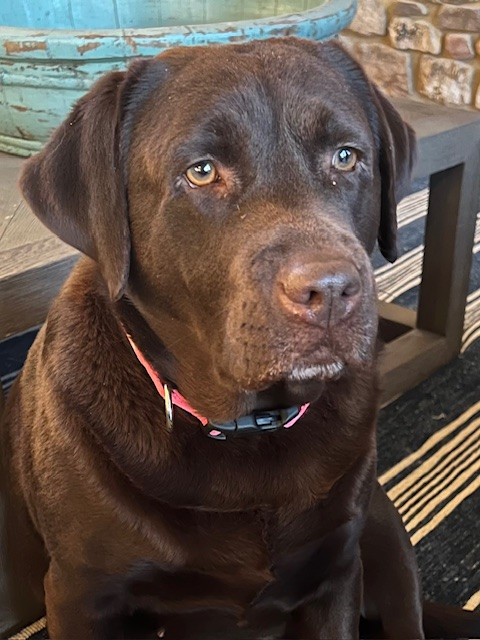
#> input picture backend/inspirenet-api/tests/Images/Rosie.jpg, 480 x 640 px
$ python blackwhite_trix.py ../../../inspirenet-api/tests/Images/Rosie.jpg out.png   (older library calls are emulated)
#> lines starting #> are read from the running program, lines starting #| are printed output that depends on the picture
"""
Enhanced Black & White Effect (Tri-X Film Simulation)

Perkie Prints Optimized Image Pipeline (Phase 1 Basic)
------------------------------------------------------
Optimizations included:
1. Pre-Denoise (defensive processing for mobile uploads)
2. Linear Grayscale Conversion (prevents muddy darks in saturated colors)
3. Adaptive Unsharp Masking (fur texture sharpening without edge halos)
4. Screen-Blend Halation (glow effect that preserves white fur detail)

This module provides both OpenCV-based processing and PIL Image support
for seamless integration with the BiRefNet API.
"""

import cv2
import numpy as np
import logging
from typing import Optional, Tuple
from PIL import Image
from dataclasses import dataclass

logger = logging.getLogger(__name__)


@dataclass
class TriXParams:
    """Parameters for Tri-X film simulation"""
    gamma_correction: float = 1.02
    contrast_boost: float = 1.12
    edge_strength: float = 0.9      # Adjusted for adaptive masking
    halation_strength: float = 0.5  # Adjusted for Screen blend mode
    grain_strength: float = 0.08
    grain_size: float = 2.0
    denoise_strength: int = 3       # h parameter for denoising


class TriXPipeline:
    """
    Enhanced Black & White processing pipeline with Tri-X film simulation.

    Features:
    - Pre-denoising for mobile uploads
    - Linear colorspace conversion for accurate grayscale
    - Tri-X spectral weights (high green sensitivity)
    - Adaptive unsharp masking (fur texture without edge halos)
    - Screen-blend halation (preserves white fur detail)
    - Film grain simulation
    """

    def __init__(self, params: Optional[TriXParams] = None):
        """
        Initialize the Tri-X pipeline.

        Args:
            params: Optional custom parameters. Uses defaults if not provided.
        """
        self.params = params or TriXParams()
        logger.info(f"TriX Pipeline initialized with contrast={self.params.contrast_boost}, "
                   f"edge={self.params.edge_strength}, halation={self.params.halation_strength}")

    def linearize_srgb(self, image: np.ndarray) -> np.ndarray:
        """
        Convert sRGB to Linear RGB to handle colors correctly.
        Prevents 'muddy' darks when converting saturated colors (like red collars) to B&W.
        """
        image = image.astype(np.float32) / 255.0
        return np.where(image <= 0.04045, image / 12.92, ((image + 0.055) / 1.055) ** 2.4)

    def apply_gamma(self, image: np.ndarray) -> np.ndarray:
        """Re-apply gamma for display (standard sRGB gamma ~2.2)"""
        return np.where(image <= 0.0031308, 12.92 * image, 1.055 * (image ** (1 / 2.4)) - 0.055)

    def process_array(self, image: np.ndarray) -> np.ndarray:
        """
        Process a BGR or BGRA numpy array through the Tri-X pipeline.

        Args:
            image: Input image as numpy array (BGR or BGRA, uint8)

        Returns:
            Processed grayscale image as numpy array (uint8)
        """
        # Handle alpha channel if present
        has_alpha = image.shape[2] == 4 if len(image.shape) == 3 else False
        alpha_channel = None

        if has_alpha:
            alpha_channel = image[:, :, 3].copy()
            image = image[:, :, :3]  # Remove alpha for processing

        # ---------------------------------------------------------
        # STAGE 1: PRE-DENOISE (DISABLED - too slow on high-res images)
        # ---------------------------------------------------------
        # cv2.fastNlMeansDenoisingColored() is O(n²) and takes 30+ seconds
        # on 12MP images. Modern phone cameras don't need denoising.
        # Skipping this step reduces processing from ~37s to ~1s.

        # ---------------------------------------------------------
        # STAGE 2: PERCEPTUAL GRAYSCALE (Tri-X Spectral)
        # ---------------------------------------------------------
        # 1. Linearize color space
        linear_img = self.linearize_srgb(image)

        # 2. Apply Tri-X Spectral Weights (High Green bias)
        # Weights: [B, G, R] because OpenCV loads as BGR
        trix_weights = np.array([0.10, 0.72, 0.18])
        gray_linear = np.dot(linear_img, trix_weights)

        # 3. Re-apply Gamma to get back to visual grayscale
        gray = self.apply_gamma(gray_linear)

        # Clip to ensure valid range 0-1
        gray = np.clip(gray, 0, 1)

        # ---------------------------------------------------------
        # STAGE 3: FILM CHARACTERISTIC CURVE
        # ---------------------------------------------------------
        # Shadow Lift
        shadows = np.power(gray * 1.1, 1.25) * 0.92

        # Highlight Rolloff
        highlights = 1.0 - np.power((1.0 - gray) * 1.05, 0.75) * 0.95

        # S-Curve Blend at 40% gray
        mask = 1 / (1 + np.exp(-10 * (gray - 0.4)))
        gray = (shadows * (1 - mask)) + (highlights * mask)

        # Global Contrast Boost
        gray = (gray - 0.5) * self.params.contrast_boost + 0.5
        gray = np.clip(gray, 0, 1)

        # ---------------------------------------------------------
        # STAGE 4: ADAPTIVE UNSHARP MASKING
        # ---------------------------------------------------------
        # Create the Unsharp Mask (High Pass)
        gaussian = cv2.GaussianBlur(gray, (0, 0), sigmaX=2.0)
        unsharp_mask = gray - gaussian

        # Create "Edge Protection" Map (Sobel)
        # This finds strong edges (ears, silhouette) to AVOID sharpening them
        sobel_x = cv2.Sobel(gray, cv2.CV_64F, 1, 0, ksize=3)
        sobel_y = cv2.Sobel(gray, cv2.CV_64F, 0, 1, ksize=3)
        gradient_mag = np.sqrt(sobel_x**2 + sobel_y**2)

        # We invert the map: High gradient = Low sharpening strength
        # This targets TEXTURE (fur) while ignoring EDGES (halos)
        sharpness_map = 1.0 - np.clip(gradient_mag * 5.0, 0, 1)

        # Apply sharpening weighted by this map
        gray = gray + (unsharp_mask * self.params.edge_strength * sharpness_map)
        gray = np.clip(gray, 0, 1)

        # ---------------------------------------------------------
        # STAGE 5: SCREEN-BLEND HALATION
        # ---------------------------------------------------------
        # Create the "Glow"
        bloom = cv2.GaussianBlur(gray, (0, 0), sigmaX=15) * self.params.halation_strength

        # Apply Screen Blend Mode: 1 - (1-Base)*(1-Blend)
        # Keeps white fur white, but adds glow to midtones
        gray = 1.0 - (1.0 - gray) * (1.0 - bloom)

        # ---------------------------------------------------------
        # STAGE 6: FILM GRAIN
        # ---------------------------------------------------------
        height, width = gray.shape
        noise = np.random.normal(0, self.params.grain_strength, (height, width))

        # Grain Mask: Stronger in shadows, weaker in highlights
        grain_mask = 1.2 - gray
        grain_mask = np.clip(grain_mask, 0.3, 1.0)

        gray = gray + (noise * grain_mask)

        # ---------------------------------------------------------
        # STAGE 7: FINAL OUTPUT
        # ---------------------------------------------------------
        # Convert back to 8-bit integer
        final_gray = np.clip(gray * 255, 0, 255).astype(np.uint8)

        # If original had alpha, create grayscale with alpha
        if alpha_channel is not None:
            # Convert grayscale to BGRA (gray, gray, gray, alpha)
            result = np.zeros((height, width, 4), dtype=np.uint8)
            result[:, :, 0] = final_gray  # B
            result[:, :, 1] = final_gray  # G
            result[:, :, 2] = final_gray  # R
            result[:, :, 3] = alpha_channel  # A
            return result

        return final_gray

    def process_pil(self, image: Image.Image) -> Image.Image:
        """
        Process a PIL Image through the Tri-X pipeline.

        Args:
            image: Input PIL Image (RGB or RGBA)

        Returns:
            Processed PIL Image (L for grayscale, LA or RGBA with alpha)
        """
        # Store original mode for alpha handling
        original_mode = image.mode
        has_alpha = original_mode in ('RGBA', 'LA')

        # Convert to numpy array
        if original_mode == 'RGBA':
            # Convert RGBA to BGRA for OpenCV
            arr = np.array(image)
            arr = cv2.cvtColor(arr, cv2.COLOR_RGBA2BGRA)
        elif original_mode == 'RGB':
            arr = np.array(image)
            arr = cv2.cvtColor(arr, cv2.COLOR_RGB2BGR)
        elif original_mode == 'LA':
            # Grayscale with alpha - convert to BGRA first
            rgba = image.convert('RGBA')
            arr = np.array(rgba)
            arr = cv2.cvtColor(arr, cv2.COLOR_RGBA2BGRA)
        elif original_mode == 'L':
            # Pure grayscale - convert to BGR
            rgb = image.convert('RGB')
            arr = np.array(rgb)
            arr = cv2.cvtColor(arr, cv2.COLOR_RGB2BGR)
        else:
            # Other modes - convert to RGB first
            rgb = image.convert('RGB')
            arr = np.array(rgb)
            arr = cv2.cvtColor(arr, cv2.COLOR_RGB2BGR)

        # Process through pipeline
        processed = self.process_array(arr)

        # Convert back to PIL
        if len(processed.shape) == 3 and processed.shape[2] == 4:
            # BGRA result - convert to RGBA PIL
            processed_rgba = cv2.cvtColor(processed, cv2.COLOR_BGRA2RGBA)
            return Image.fromarray(processed_rgba, mode='RGBA')
        else:
            # Grayscale result
            return Image.fromarray(processed, mode='L')


# [31 lines left out: function apply_blackwhite_effect, not called in this run]


# CLI support for standalone testing
if __name__ == "__main__":
    import sys

    if len(sys.argv) < 3:
        print("Usage: python blackwhite_trix.py <input_image_path> <output_image_path>")
        print("\nOptional parameters:")
        print("  --contrast <float>  Contrast boost (default: 1.12)")
        print("  --edge <float>      Edge sharpening (default: 0.9)")
        print("  --halation <float>  Glow strength (default: 0.5)")
        print("  --grain <float>     Film grain (default: 0.08)")
        sys.exit(1)

    input_path = sys.argv[1]
    output_path = sys.argv[2]

    # Load image
    img = Image.open(input_path)
#> img is the input picture: PIL image 480x640 RGB; mean R, G, B 93, 78.9, 70.6
    print(f"Loaded: {input_path} ({img.size}, {img.mode})")
#| Loaded: ../../../inspirenet-api/tests/Images/Rosie.jpg ((480, 640), RGB)

    # Process
    processor = TriXPipeline()
    result = processor.process_pil(img)
#> in process_array, `gaussian = cv2.GaussianBlur(gray, (0, 0), sigmaX=2.0)`:
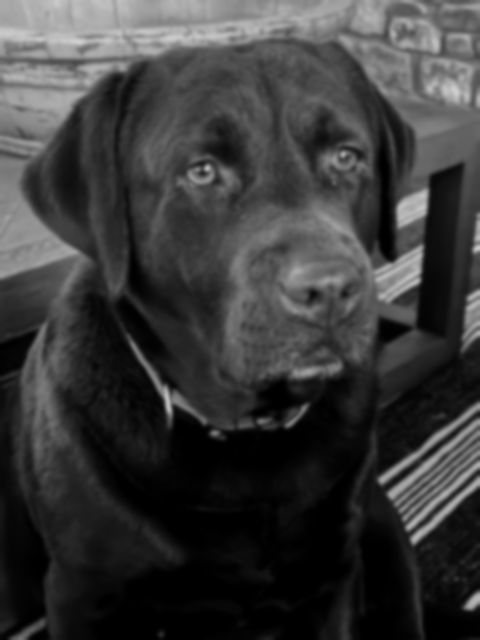
#> gaussian: shape (640, 480) float64; min 0, max 0.819, mean 0.228
#> in process_array, `unsharp_mask = gray - gaussian`:
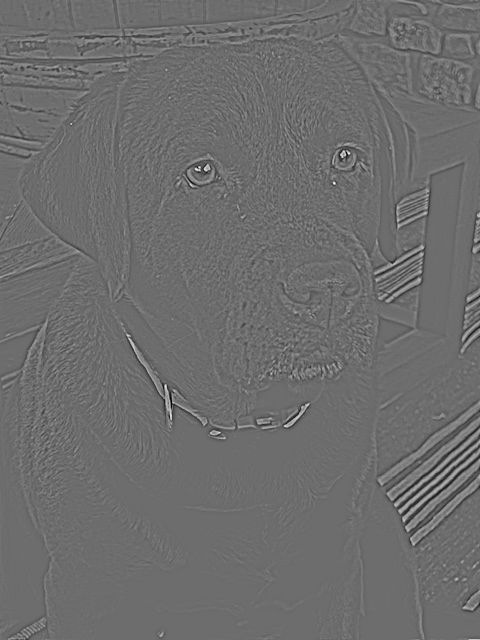
#> unsharp_mask: shape (640, 480) float64; min -0.488, max 0.649, mean 1.85e-05; drawn with min black and max white
#> in process_array, `sobel_y = cv2.Sobel(gray, cv2.CV_64F, 0, 1, ksize=3)`:
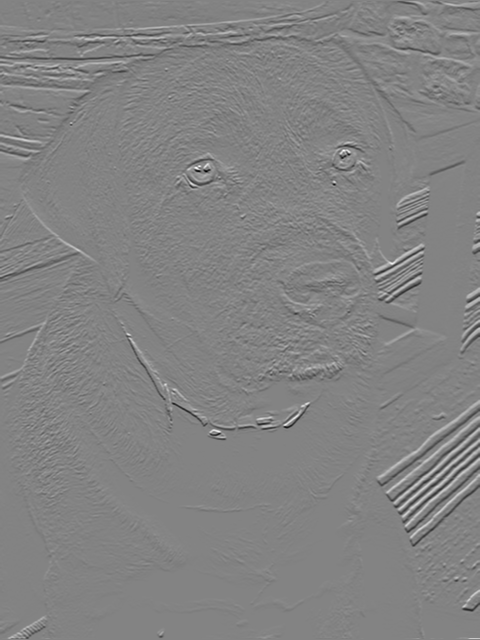
#> sobel_y: shape (640, 480) float64; min -3.58, max 3.38, mean -0.00694; drawn with min black and max white
#> in process_array, `sharpness_map = 1.0 - np.clip(gradient_mag * 5.0, 0, 1)`:
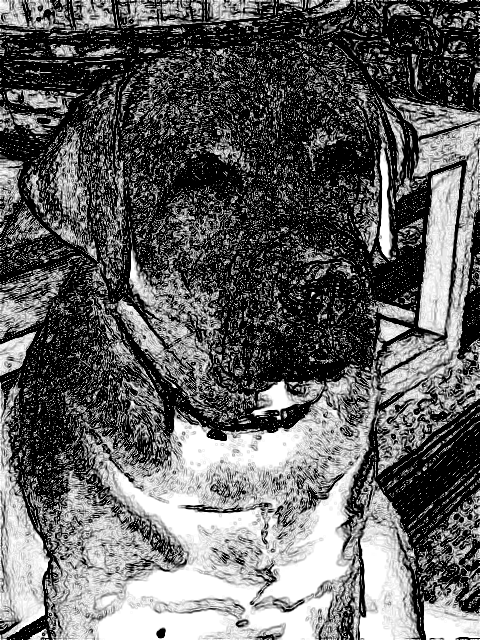
#> sharpness_map: shape (640, 480) float64; min 0, max 1, mean 0.389
#> in process_array, `bloom = cv2.GaussianBlur(gray, (0, 0), sigmaX=15) * self.params.halati..`:
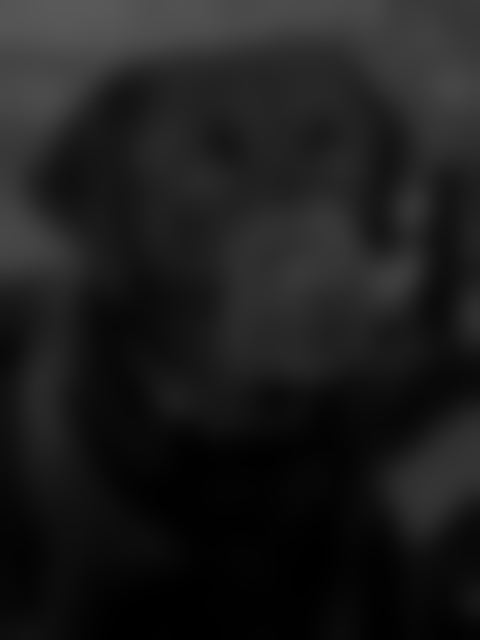
#> bloom: shape (640, 480) float64; min 0.000932, max 0.351, mean 0.114
#> in process_array, `grain_mask = np.clip(grain_mask, 0.3, 1.0)`:
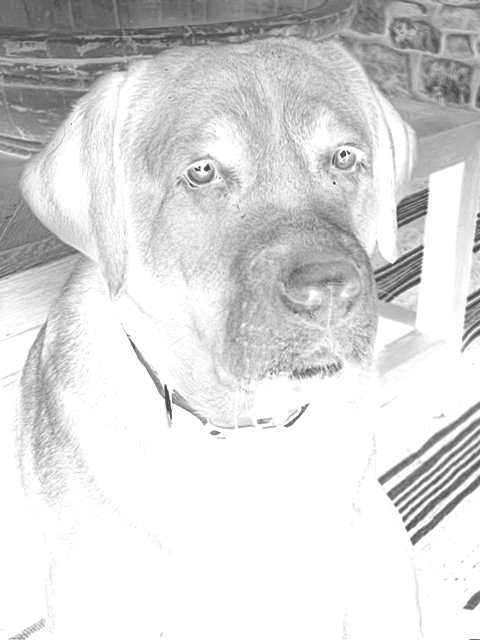
#> grain_mask: shape (640, 480) float64; min 0.3, max 1, mean 0.85
#> in process_array, `gray = gray + (noise * grain_mask)`:
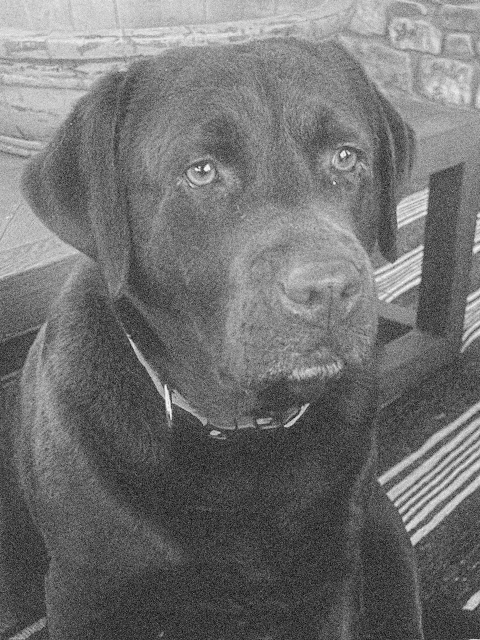
#> gray: shape (640, 480) float64; min -0.315, max 1.07, mean 0.301; drawn with min black and max white

    # Save
    result.save(output_path)
    print(f"Saved: {output_path} ({result.size}, {result.mode})")
#| Saved: out.png ((480, 640), L)

$ run again, on backend/inspirenet-api/tests/Images/polly.jpg
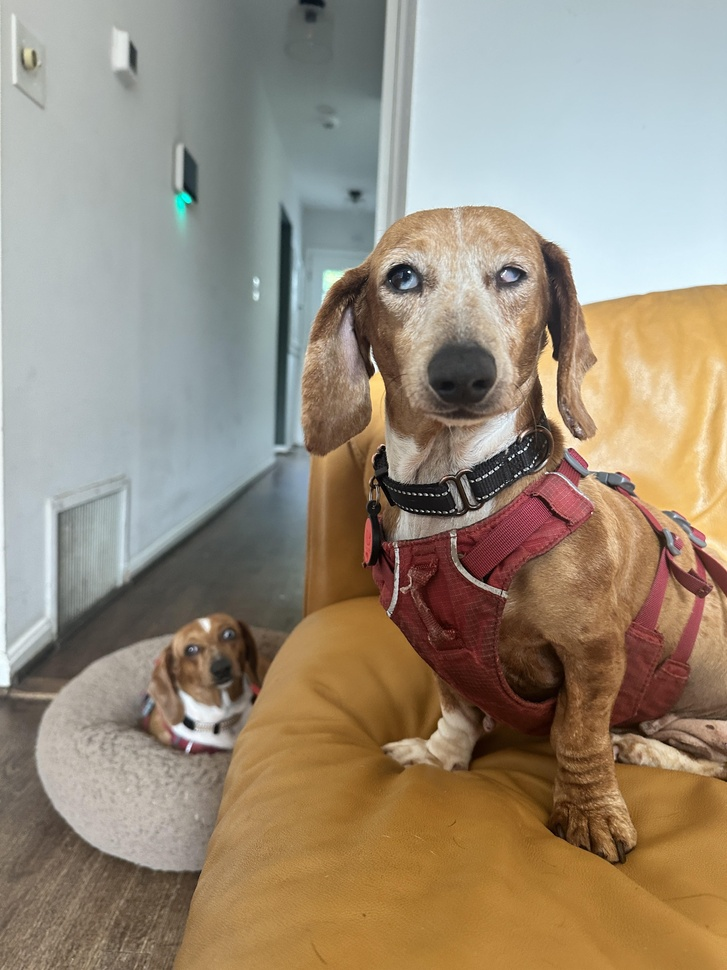
#> input picture backend/inspirenet-api/tests/Images/polly.jpg, 727 x 970 px, shrunk from 3024 x 4032 before the run
#> img is the input picture: PIL image 727x970 RGB; mean R, G, B 152.9, 139.7, 121.3
#| Loaded: ../../../inspirenet-api/tests/Images/polly.jpg ((727, 970), RGB)
#> in process_array, `grain_mask = np.clip(grain_mask, 0.3, 1.0)`:
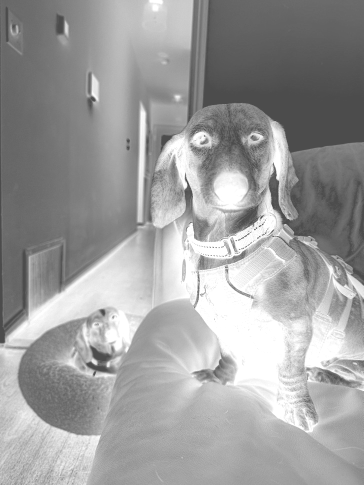
#> grain_mask: shape (970, 727) float64 (shown at 1/2 size); min 0.3, max 1, mean 0.619
#> in process_array, `gray = gray + (noise * grain_mask)`:
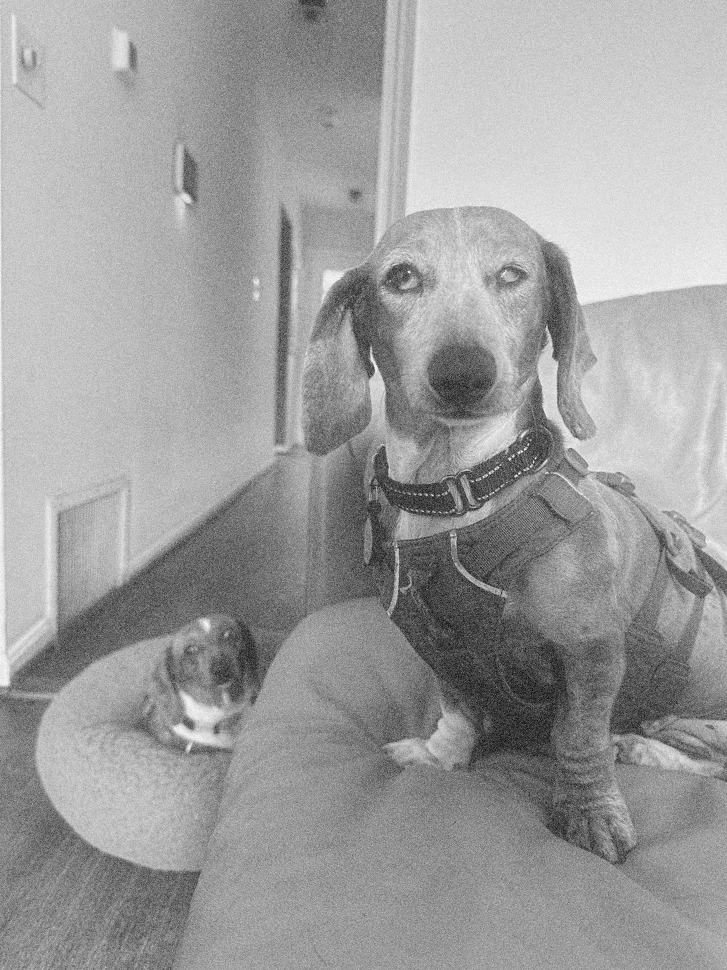
#> gray: shape (970, 727) float64; min -0.248, max 1.09, mean 0.578; drawn with min black and max white
#| Saved: out.png ((727, 970), L)

$ run again, on backend/inspirenet-api/tests/Images/Tex.jpeg
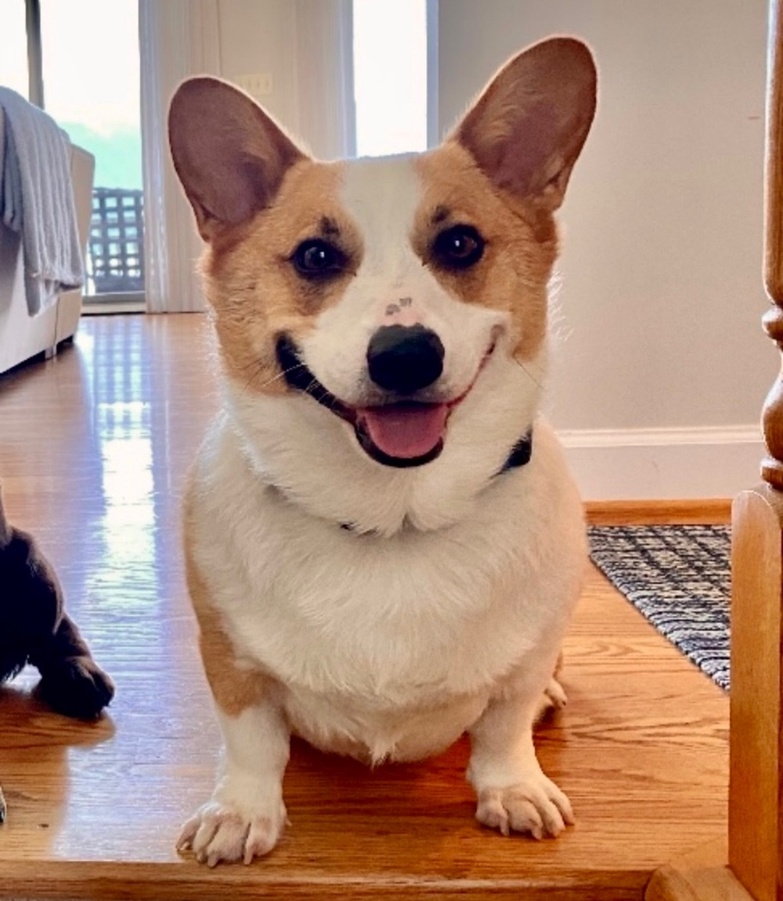
#> input picture backend/inspirenet-api/tests/Images/Tex.jpeg, 783 x 901 px, shrunk from 1000 x 1150 before the run
#> img is the input picture: PIL image 783x901 RGB; mean R, G, B 174.2, 141.1, 124.3
#| Loaded: ../../../inspirenet-api/tests/Images/Tex.jpeg ((783, 901), RGB)
#> in process_array, `grain_mask = np.clip(grain_mask, 0.3, 1.0)`:
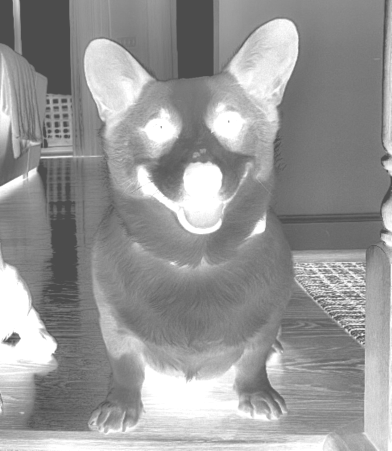
#> grain_mask: shape (901, 783) float64 (shown at 1/2 size); min 0.3, max 1, mean 0.593
#> in process_array, `gray = gray + (noise * grain_mask)`:
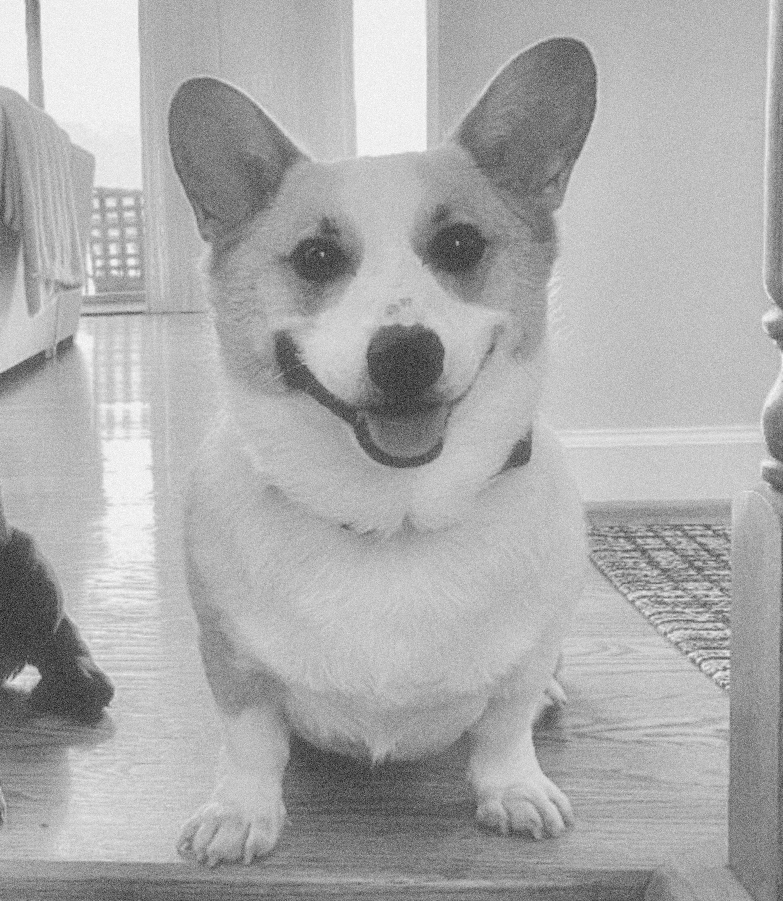
#> gray: shape (901, 783) float64; min -0.397, max 1.09, mean 0.607; drawn with min black and max white
#| Saved: out.png ((783, 901), L)
